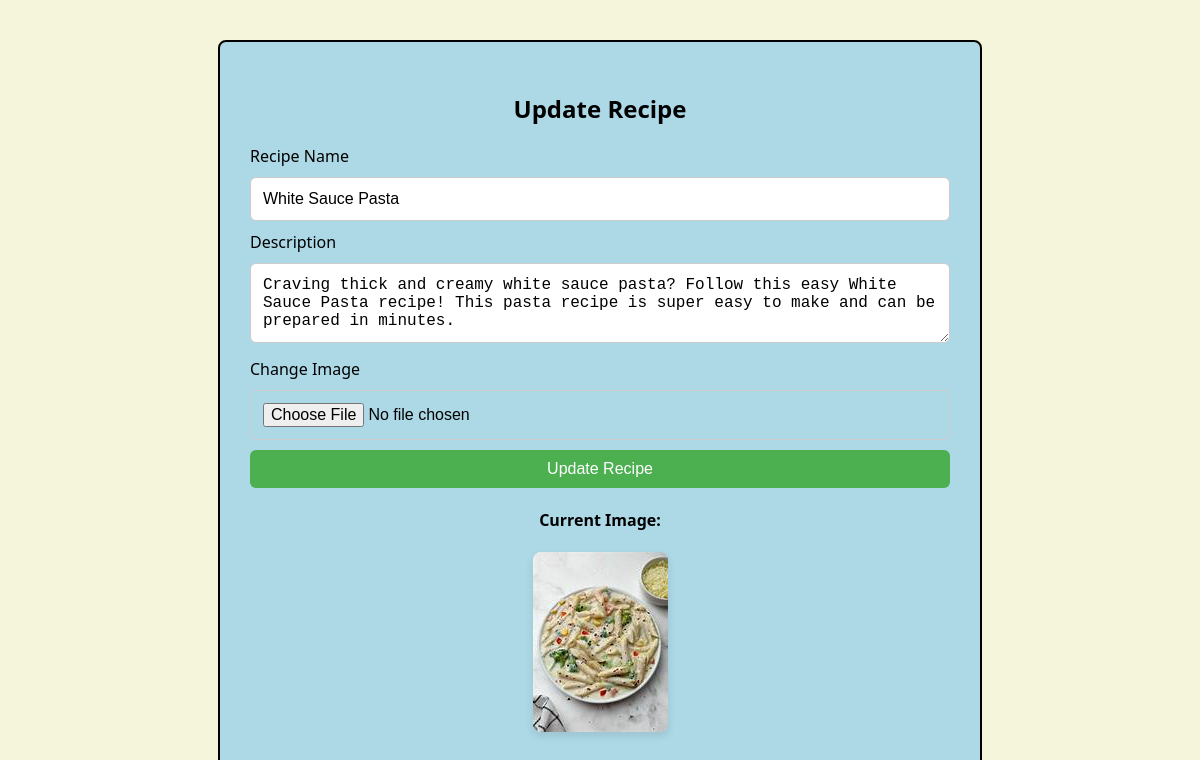
Page /update-receipe/44/ on the committed database.
### vege/models.py (models this page shows)
class Receipe(models.Model):
    receipe_name=models.CharField(max_length=100)
    receipe_description=models.TextField()
    receipe_image=models.ImageField(upload_to="receipe")

### vege/views.py (the view, shortened to what this page needs)
# urls.py: path("update-receipe/<id>/", update_receipe, name="update_receipe"),
def update_receipe(request, id):
    receipe_obj = get_object_or_404(Receipe, id=id)
    return render(request, "update_receipes.html", {"receipe": receipe_obj})

### vege/templates/update_receipes.html (shortened to what this page needs)
{% extends "base.html" %}
{% block start %}
<div class="container">
  <h2>Update Recipe</h2>
  <form method="post" enctype="multipart/form-data">
    <label>Recipe Name</label>
    <input type="text" name="receipe_name" value="{{ receipe.receipe_name }}" placeholder="Recipe Name" required>
    <label>Description</label>
    <textarea name="receipe_description" placeholder="Description" required>{{ receipe.receipe_description }}</textarea>
    <label>Change Image</label>
    <input type="file" name="receipe_image">
    <button type="submit">Update Recipe</button>
  </form>
  {% if receipe.receipe_image %}
  <div class="preview">
    <h4>Current Image:</h4>
    <img src="/media/{{ receipe.receipe_image }}" alt="{{ receipe.receipe_name }}">
  </div>
  {% endif %}
</div>
{% endblock %}

### vege/templates/update_receipes.html (style rules this page uses)
body { background-color: Beige; font-family: "Segoe UI", Arial, sans-serif; margin:0; padding:0; }
.container { width:90%; max-width:700px; margin:40px auto; padding:30px; background: LightBlue; border:2px solid #000; border-radius:8px; }
h2 { text-align: center; margin-bottom: 20px; }
input[type="text"], textarea, input[type="file"] { width:100%; padding:12px; margin:10px 0; border:1px solid #ccc; border-radius:6px; font-size:16px; box-sizing:border-box; }
textarea { resize: vertical; min-height:80px; }
button[type="submit"] { background:#4caf50; color:#fff; padding:10px 20px; font-size:16px; border:none; border-radius:6px; cursor:pointer; width:100%; }
.preview { margin-top:20px; text-align:center; }
.preview img { max-width:100%; height:auto; border-radius:8px; box-shadow:0 4px 8px rgba(0,0,0,0.1); }

### rows in the picture
Receipe: receipe_name "White Sauce Pasta", receipe_description "Craving thick and creamy white sauce pasta? Follow this easy White Sauce Pasta recipe! This pasta recipe is super easy to make and can be prepared in minutes.", receipe_image (picture)
